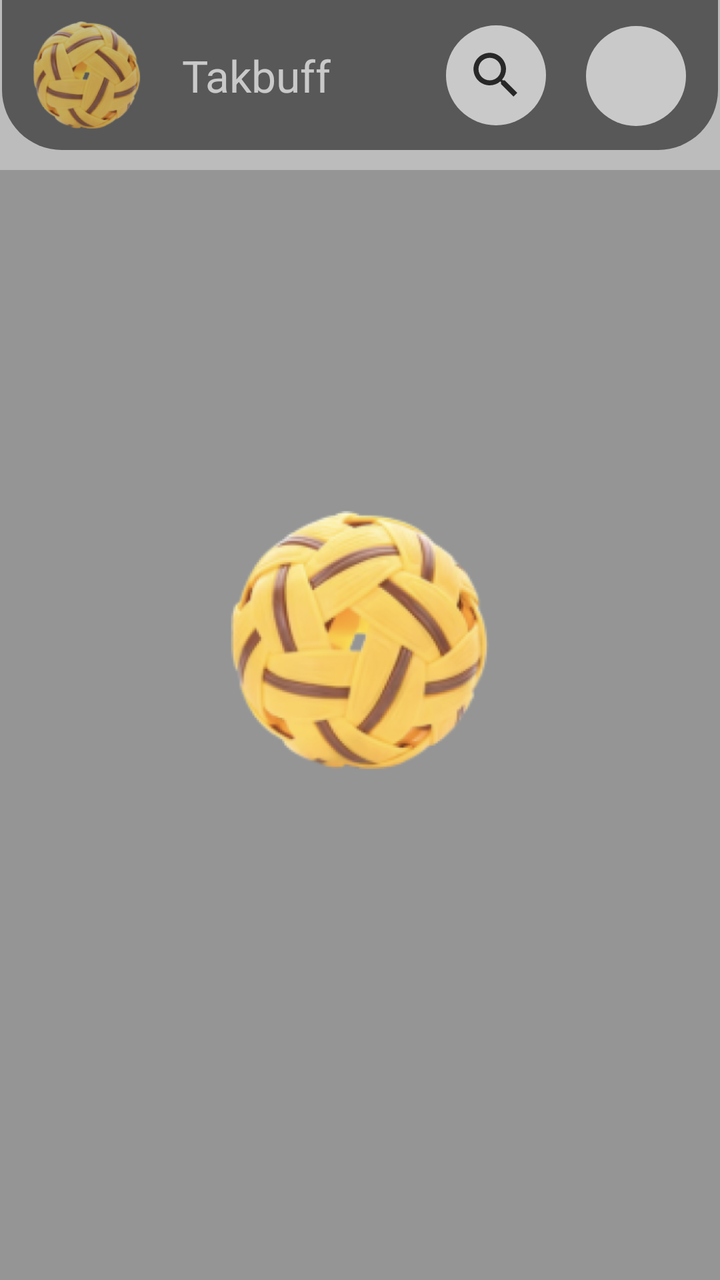
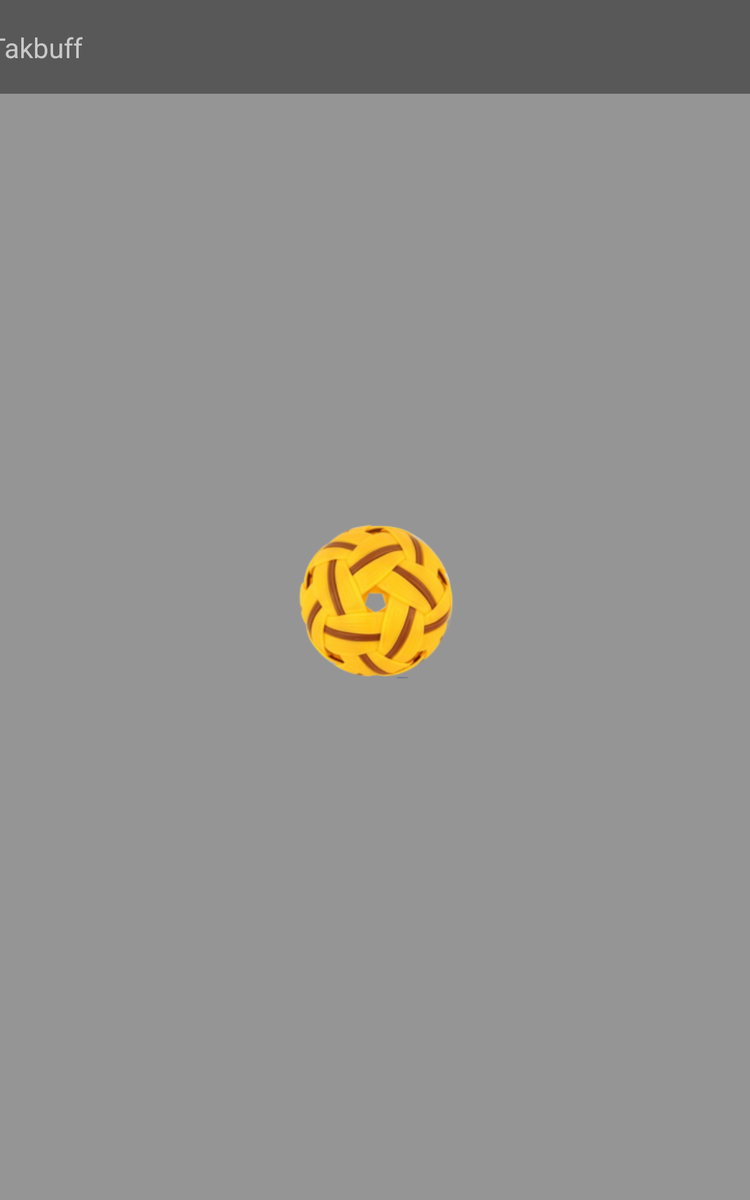

Two renders of one Android screen. The first uses the default layout on a phone; the second uses the alternative layout the repository ships for a different screen configuration, on a matching device. The two XML files are below.
<!-- AndroidManifest.xml: application theme Theme.Takbuff -->
<!-- res/layout/activity_main.xml -->
<?xml version="1.0" encoding="utf-8"?>
<androidx.constraintlayout.widget.ConstraintLayout xmlns:android="http://schemas.android.com/apk/res/android"
    xmlns:app="http://schemas.android.com/apk/res-auto"
    xmlns:tools="http://schemas.android.com/tools"
    android:layout_width="match_parent"
    android:layout_height="match_parent"
    android:background="?attr/background"
    android:fitsSystemWindows="true"
    tools:context=".activities.MainActivity">

    <androidx.constraintlayout.widget.ConstraintLayout
        android:id="@+id/layout_app_info"
        android:layout_width="match_parent"
        android:layout_height="wrap_content"
        android:layout_marginStart="1dp"
        android:layout_marginEnd="1dp"
        android:background="@drawable/bg_banner"
        app:layout_constraintBottom_toTopOf="@id/layout"
        app:layout_constraintEnd_toEndOf="parent"
        app:layout_constraintStart_toStartOf="parent"
        app:layout_constraintTop_toTopOf="parent">

        <ImageView
            android:id="@+id/app_icon"
            android:layout_width="75dp"
            android:layout_height="75dp"
            android:layout_marginStart="5dp"
            android:contentDescription="@string/text_app_logo"
            android:src="@mipmap/ic_launcher_foreground"
            android:transitionName="logo"
            app:layout_constraintBottom_toBottomOf="parent"
            app:layout_constraintEnd_toStartOf="@id/app_name"
            app:layout_constraintStart_toStartOf="parent"
            app:layout_constraintTop_toTopOf="parent" />

        <TextView
            android:id="@+id/app_name"
            android:layout_width="wrap_content"
            android:layout_height="wrap_content"
            android:layout_marginStart="10dp"
            android:text="@string/app_name"
            android:textColor="@color/whiteBright"
            android:textSize="22sp"
            android:transitionName="name"
            app:layout_constraintBottom_toBottomOf="parent"
            app:layout_constraintStart_toEndOf="@id/app_icon"
            app:layout_constraintTop_toTopOf="parent" />

        <ImageView
            android:id="@+id/ic_search"
            android:layout_width="50dp"
            android:layout_height="50dp"
            android:layout_marginEnd="20dp"
            android:background="@drawable/bg_circle"
            android:contentDescription="@string/text_search"
            android:padding="10dp"
            android:src="@drawable/ic_search"
            app:layout_constraintBottom_toBottomOf="parent"
            app:layout_constraintEnd_toStartOf="@id/ic_profile"
            app:layout_constraintTop_toTopOf="parent"
            app:tint="?attr/dark" />

        <ImageView
            android:id="@+id/ic_profile"
            android:layout_width="50dp"
            android:layout_height="50dp"
            android:layout_marginEnd="16dp"
            android:background="@drawable/bg_circle"
            android:contentDescription="@string/profile"
            android:padding="10dp"
            android:transitionName="dp"
            app:layout_constraintBottom_toBottomOf="parent"
            app:layout_constraintEnd_toEndOf="parent"
            app:layout_constraintTop_toTopOf="parent"
            app:layout_constraintVertical_bias="0.52" />

        <androidx.constraintlayout.widget.ConstraintLayout
            android:id="@+id/layout_search"
            android:layout_width="match_parent"
            android:layout_height="75dp"
            android:background="?attr/background"
            android:visibility="gone"
            app:layout_constraintBottom_toBottomOf="parent"
            app:layout_constraintEnd_toEndOf="parent"
            app:layout_constraintTop_toTopOf="parent">

            <ImageView
                android:id="@+id/ic_back"
                android:layout_width="45dp"
                android:layout_height="45dp"
                android:layout_marginStart="5dp"
                android:background="@drawable/bg_circle"
                android:contentDescription="@string/text_back"
                android:padding="12dp"
                android:src="@drawable/ic_left_arrow"
                app:layout_constraintBottom_toBottomOf="parent"
                app:layout_constraintEnd_toStartOf="@id/search_input_text"
                app:layout_constraintStart_toStartOf="parent"
                app:layout_constraintTop_toTopOf="parent"
                app:tint="?attr/dark" />

            <EditText
                android:id="@+id/search_input_text"
                android:layout_width="0dp"
                android:layout_height="match_parent"
                android:autofillHints=""
                android:background="@android:color/transparent"
                android:hint="@string/text_search_here"
                android:inputType="text"
                android:paddingStart="5dp"
                android:paddingEnd="5dp"
                android:textColorHint="?attr/lessDark"
                android:textSize="18sp"
                app:layout_constraintBottom_toBottomOf="parent"
                app:layout_constraintEnd_toStartOf="@id/ic_clear"
                app:layout_constraintStart_toEndOf="@id/ic_back"
                app:layout_constraintTop_toTopOf="parent" />

            <ImageView
                android:id="@+id/ic_clear"
                android:layout_width="45dp"
                android:layout_height="45dp"
                android:layout_marginEnd="10dp"
                android:background="@drawable/bg_circle"
                android:contentDescription="@string/text_clear"
                android:padding="10dp"
                android:src="@drawable/ic_cross"
                app:layout_constraintBottom_toBottomOf="parent"
                app:layout_constraintEnd_toEndOf="parent"
                app:layout_constraintStart_toEndOf="@id/search_input_text"
                app:layout_constraintTop_toTopOf="parent"
                app:tint="?attr/dark" />

        </androidx.constraintlayout.widget.ConstraintLayout>
    </androidx.constraintlayout.widget.ConstraintLayout>

    <androidx.constraintlayout.widget.ConstraintLayout
        android:id="@+id/layout"
        android:layout_width="match_parent"
        android:layout_height="0dp"
        app:layout_constraintBottom_toBottomOf="parent"
        app:layout_constraintEnd_toEndOf="parent"
        app:layout_constraintStart_toStartOf="parent"
        app:layout_constraintTop_toBottomOf="@id/layout_app_info">

        <FrameLayout
            android:id="@+id/container"
            android:layout_width="match_parent"
            android:layout_height="match_parent"
            android:layout_marginTop="10dp"
            android:background="?attr/mildBackground" />

        <androidx.recyclerview.widget.RecyclerView
            android:id="@+id/list_search"
            android:layout_width="match_parent"
            android:layout_height="match_parent"
            android:background="?attr/mildBackground"
            android:overScrollMode="never"
            android:visibility="gone" />
    </androidx.constraintlayout.widget.ConstraintLayout>

    <androidx.constraintlayout.widget.ConstraintLayout
        android:id="@+id/loading_layout"
        android:layout_width="match_parent"
        android:layout_height="match_parent"
        android:background="#36000000">

        <ImageView
            android:id="@+id/loading_app_icon"
            android:layout_width="180dp"
            android:layout_height="180dp"
            android:contentDescription="@string/text_app_logo"
            android:src="@mipmap/ic_launcher_foreground"
            android:transitionName="logo"
            app:layout_constraintBottom_toBottomOf="parent"
            app:layout_constraintEnd_toEndOf="parent"
            app:layout_constraintStart_toStartOf="parent"
            app:layout_constraintTop_toTopOf="parent" />

    </androidx.constraintlayout.widget.ConstraintLayout>

</androidx.constraintlayout.widget.ConstraintLayout>
<!-- resources referenced by this layout -->
<resources>
  <color name="whiteBright">#FFF</color>
  <!-- drawable bg_banner (drawable) -->
  <shape xmlns:android="http://schemas.android.com/apk/res/android"
      android:shape="rectangle">
  
      <solid android:color="@color/banner" />
  
      <corners android:bottomRightRadius="30dp" android:bottomLeftRadius="30dp" />
  </shape>
  <!-- drawable bg_circle (drawable) -->
  <?xml version="1.0" encoding="utf-8"?>
  <shape xmlns:android="http://schemas.android.com/apk/res/android"
      android:shape="rectangle">
      <solid android:color="?attr/colorOnPrimary" />
      <corners android:radius="50dp" />
  </shape>
  <!-- drawable ic_cross (drawable) -->
  <vector xmlns:android="http://schemas.android.com/apk/res/android"
      android:width="24dp"
      android:height="24dp"
      android:viewportWidth="24.0"
      android:viewportHeight="24.0">
      <path
          android:fillColor="?attr/dark"
          android:pathData="M19,6.41L17.59,5 12,10.59 6.41,5 5,6.41 10.59,12 5,17.59 6.41,19 12,13.41 17.59,19 19,17.59 13.41,12z" />
  </vector>
  <!-- drawable ic_left_arrow (drawable) -->
  <vector xmlns:android="http://schemas.android.com/apk/res/android"
      android:width="24dp"
      android:height="24dp"
      android:viewportWidth="24.0"
      android:viewportHeight="24.0">
      <path
          android:fillColor="#FF000000"
          android:pathData="M 16.78125 1.429688 C 16.53125 1.4375 16.296875 1.542969 16.121094 1.722656 L 6.519531 11.320312 C 6.144531 11.695312 6.144531 12.304688 6.519531 12.679688 L 16.121094 22.277344 C 16.359375 22.53125 16.71875 22.632812 17.058594 22.542969 C 17.390625 22.453125 17.65625 22.191406 17.742188 21.855469 C 17.832031 21.519531 17.730469 21.160156 17.480469 20.921875 L 8.558594 12 L 17.480469 3.078125 C 17.761719 2.804688 17.847656 2.382812 17.695312 2.015625 C 17.539062 1.652344 17.175781 1.417969 16.78125 1.429688 Z M 16.78125 1.429688 " />
  </vector>
  <!-- drawable ic_search (drawable) -->
  <vector xmlns:android="http://schemas.android.com/apk/res/android"
      android:width="24dp"
      android:height="24dp"
      android:viewportWidth="24.0"
      android:viewportHeight="24.0">
      <path
          android:fillColor="?attr/dark"
          android:pathData="M15.5,14h-0.79l-0.28,-0.27C15.41,12.59 16,11.11 16,9.5 16,5.91 13.09,3 9.5,3S3,5.91 3,9.5 5.91,16 9.5,16c1.61,0 3.09,-0.59 4.23,-1.57l0.27,0.28v0.79l5,4.99L20.49,19l-4.99,-5zM9.5,14C7.01,14 5,11.99 5,9.5S7.01,5 9.5,5 14,7.01 14,9.5 11.99,14 9.5,14z" />
  </vector>
  <!-- mipmap ic_launcher_foreground: webp bitmap (mipmap-hdpi, 17622 bytes) -->
  <string name="app_name">Takbuff</string>
  <string name="profile">profile</string>
  <string name="text_app_logo">Takbuff Logo</string>
  <string name="text_back">back</string>
  <string name="text_clear">clear</string>
  <string name="text_search">search</string>
  <string name="text_search_here">Search here</string>
  <style name="Theme.Takbuff" parent="Theme.MaterialComponents.DayNight.DarkActionBar">
          <item name="background">@color/white</item>
          <item name="mildBackground">@color/cream</item>
          <item name="bright">@color/whiteBright</item>
          <item name="lessBright">@color/white</item>
          <item name="dark">@color/greyBright</item>
          <item name="lessDark">@color/greyLess</item>
  
          <item name="colorButtonNormal">@color/blue</item>
          
          <item name="android:statusBarColor">@color/banner</item>
          
      </style>
  <color name="banner">#707070</color>
  <color name="white">#EEE</color>
  <color name="cream">#BDBDBD</color>
  <color name="greyBright">#333</color>
  <color name="greyLess">#797979</color>
</resources>
<!-- res/layout-sw600dp/activity_main.xml (the repository's variant of the layout above) -->
<!-- drawn on a 7-inch tablet held upright -->
<?xml version="1.0" encoding="utf-8"?>
<androidx.constraintlayout.widget.ConstraintLayout xmlns:android="http://schemas.android.com/apk/res/android"
    xmlns:app="http://schemas.android.com/apk/res-auto"
    xmlns:tools="http://schemas.android.com/tools"
    android:layout_width="match_parent"
    android:layout_height="match_parent"
    android:background="?attr/background"
    tools:context=".SplashActivity">

    <androidx.constraintlayout.widget.ConstraintLayout
        android:id="@+id/layout_main"
        android:layout_width="800dp"
        android:layout_height="match_parent"
        android:background="?attr/mildBackground"
        app:layout_constraintBottom_toBottomOf="parent"
        app:layout_constraintEnd_toEndOf="parent"
        app:layout_constraintStart_toStartOf="parent"
        app:layout_constraintTop_toTopOf="parent">

        <androidx.constraintlayout.widget.ConstraintLayout
            android:id="@+id/layout_app_info"
            android:layout_width="match_parent"
            android:layout_height="wrap_content"
            android:layout_marginStart="1dp"
            android:layout_marginEnd="1dp"
            android:background="@drawable/bg_banner"
            app:layout_constraintBottom_toTopOf="@id/layout"
            app:layout_constraintEnd_toEndOf="parent"
            app:layout_constraintStart_toStartOf="parent"
            app:layout_constraintTop_toTopOf="parent">

            <ImageView
                android:id="@+id/app_icon"
                android:layout_width="75dp"
                android:layout_height="75dp"
                android:layout_marginStart="5dp"
                android:contentDescription="@string/text_app_logo"
                android:src="@mipmap/ic_launcher_foreground"
                android:transitionName="logo"
                app:layout_constraintBottom_toBottomOf="parent"
                app:layout_constraintEnd_toStartOf="@id/app_name"
                app:layout_constraintStart_toStartOf="parent"
                app:layout_constraintTop_toTopOf="parent" />

            <TextView
                android:id="@+id/app_name"
                android:layout_width="wrap_content"
                android:layout_height="wrap_content"
                android:layout_marginStart="10dp"
                android:text="@string/app_name"
                android:textColor="@color/whiteBright"
                android:textSize="22sp"
                android:transitionName="name"
                app:layout_constraintBottom_toBottomOf="parent"
                app:layout_constraintStart_toEndOf="@id/app_icon"
                app:layout_constraintTop_toTopOf="parent" />

            <ImageView
                android:id="@+id/ic_search"
                android:layout_width="50dp"
                android:layout_height="50dp"
                android:layout_marginEnd="20dp"
                android:background="@drawable/bg_circle"
                android:contentDescription="@string/text_search"
                android:padding="10dp"
                android:src="@drawable/ic_search"
                app:layout_constraintBottom_toBottomOf="parent"
                app:layout_constraintEnd_toEndOf="parent"
                app:layout_constraintTop_toTopOf="parent"
                app:tint="?attr/dark" />

            <androidx.constraintlayout.widget.ConstraintLayout
                android:id="@+id/layout_search"
                android:layout_width="350dp"
                android:layout_height="50dp"
                android:layout_marginEnd="20dp"
                android:background="@drawable/bg_circle"
                android:visibility="gone"
                app:layout_constraintBottom_toBottomOf="parent"
                app:layout_constraintEnd_toEndOf="parent"
                app:layout_constraintTop_toTopOf="parent">

                <ImageView
                    android:id="@+id/ic_back"
                    android:layout_width="45dp"
                    android:layout_height="45dp"
                    android:layout_marginStart="5dp"
                    android:background="@drawable/bg_circle"
                    android:contentDescription="@string/text_back"
                    android:padding="12dp"
                    android:src="@drawable/ic_left_arrow"
                    app:layout_constraintBottom_toBottomOf="parent"
                    app:layout_constraintEnd_toStartOf="@id/search_input_text"
                    app:layout_constraintStart_toStartOf="parent"
                    app:layout_constraintTop_toTopOf="parent"
                    app:tint="?attr/dark" />

                <EditText
                    android:id="@+id/search_input_text"
                    android:layout_width="0dp"
                    android:layout_height="match_parent"
                    android:autofillHints=""
                    android:background="@android:color/transparent"
                    android:hint="@string/text_search_here"
                    android:inputType="text"
                    android:paddingStart="5dp"
                    android:paddingEnd="5dp"
                    android:textColorHint="?attr/lessDark"
                    android:textSize="18sp"
                    app:layout_constraintBottom_toBottomOf="parent"
                    app:layout_constraintEnd_toStartOf="@id/ic_clear"
                    app:layout_constraintStart_toEndOf="@id/ic_back"
                    app:layout_constraintTop_toTopOf="parent" />

                <ImageView
                    android:id="@+id/ic_clear"
                    android:layout_width="45dp"
                    android:layout_height="45dp"
                    android:layout_marginEnd="5dp"
                    android:background="@drawable/bg_circle"
                    android:contentDescription="@string/text_clear"
                    android:padding="10dp"
                    android:src="@drawable/ic_cross"
                    app:layout_constraintBottom_toBottomOf="parent"
                    app:layout_constraintEnd_toEndOf="parent"
                    app:layout_constraintStart_toEndOf="@id/search_input_text"
                    app:layout_constraintTop_toTopOf="parent"
                    app:tint="?attr/dark" />

            </androidx.constraintlayout.widget.ConstraintLayout>
        
        </androidx.constraintlayout.widget.ConstraintLayout>

        <androidx.constraintlayout.widget.ConstraintLayout
            android:id="@+id/layout"
            android:layout_width="match_parent"
            android:layout_height="0dp"
            app:layout_constraintBottom_toBottomOf="parent"
            app:layout_constraintEnd_toEndOf="parent"
            app:layout_constraintHorizontal_bias="0.0"
            app:layout_constraintStart_toStartOf="parent"
            app:layout_constraintTop_toBottomOf="@id/layout_app_info">

            <FrameLayout
                android:id="@+id/container"
                android:layout_width="match_parent"
                android:layout_height="match_parent" />

            <androidx.recyclerview.widget.RecyclerView
                android:id="@+id/list_search"
                android:layout_width="match_parent"
                android:layout_height="match_parent"
                android:overScrollMode="never"
                android:visibility="gone" />
        
        </androidx.constraintlayout.widget.ConstraintLayout>
    
    </androidx.constraintlayout.widget.ConstraintLayout>

    <androidx.constraintlayout.widget.ConstraintLayout
        android:id="@+id/loading_layout"
        android:layout_width="match_parent"
        android:layout_height="match_parent"
        android:background="#36000000">

        <ImageView
            android:id="@+id/loading_app_icon"
            android:layout_width="180dp"
            android:layout_height="180dp"
            android:contentDescription="@string/text_app_logo"
            android:src="@mipmap/ic_launcher_foreground"
            android:transitionName="logo"
            app:layout_constraintBottom_toBottomOf="parent"
            app:layout_constraintEnd_toEndOf="parent"
            app:layout_constraintStart_toStartOf="parent"
            app:layout_constraintTop_toTopOf="parent" />

    </androidx.constraintlayout.widget.ConstraintLayout>

</androidx.constraintlayout.widget.ConstraintLayout>
<!-- resources referenced by the variant -->
<!-- as a 7-inch tablet held upright resolves them -->
<resources>
  <color name="whiteBright">#FFF</color>
  <!-- drawable bg_banner (drawable) -->
  <shape xmlns:android="http://schemas.android.com/apk/res/android"
      android:shape="rectangle">
  
      <solid android:color="@color/banner" />
  
      <corners android:bottomRightRadius="30dp" android:bottomLeftRadius="30dp" />
  </shape>
  <!-- drawable bg_circle (drawable) -->
  <?xml version="1.0" encoding="utf-8"?>
  <shape xmlns:android="http://schemas.android.com/apk/res/android"
      android:shape="rectangle">
      <solid android:color="?attr/colorOnPrimary" />
      <corners android:radius="50dp" />
  </shape>
  <!-- drawable ic_cross (drawable) -->
  <vector xmlns:android="http://schemas.android.com/apk/res/android"
      android:width="24dp"
      android:height="24dp"
      android:viewportWidth="24.0"
      android:viewportHeight="24.0">
      <path
          android:fillColor="?attr/dark"
          android:pathData="M19,6.41L17.59,5 12,10.59 6.41,5 5,6.41 10.59,12 5,17.59 6.41,19 12,13.41 17.59,19 19,17.59 13.41,12z" />
  </vector>
  <!-- drawable ic_left_arrow (drawable) -->
  <vector xmlns:android="http://schemas.android.com/apk/res/android"
      android:width="24dp"
      android:height="24dp"
      android:viewportWidth="24.0"
      android:viewportHeight="24.0">
      <path
          android:fillColor="#FF000000"
          android:pathData="M 16.78125 1.429688 C 16.53125 1.4375 16.296875 1.542969 16.121094 1.722656 L 6.519531 11.320312 C 6.144531 11.695312 6.144531 12.304688 6.519531 12.679688 L 16.121094 22.277344 C 16.359375 22.53125 16.71875 22.632812 17.058594 22.542969 C 17.390625 22.453125 17.65625 22.191406 17.742188 21.855469 C 17.832031 21.519531 17.730469 21.160156 17.480469 20.921875 L 8.558594 12 L 17.480469 3.078125 C 17.761719 2.804688 17.847656 2.382812 17.695312 2.015625 C 17.539062 1.652344 17.175781 1.417969 16.78125 1.429688 Z M 16.78125 1.429688 " />
  </vector>
  <!-- drawable ic_search (drawable) -->
  <vector xmlns:android="http://schemas.android.com/apk/res/android"
      android:width="24dp"
      android:height="24dp"
      android:viewportWidth="24.0"
      android:viewportHeight="24.0">
      <path
          android:fillColor="?attr/dark"
          android:pathData="M15.5,14h-0.79l-0.28,-0.27C15.41,12.59 16,11.11 16,9.5 16,5.91 13.09,3 9.5,3S3,5.91 3,9.5 5.91,16 9.5,16c1.61,0 3.09,-0.59 4.23,-1.57l0.27,0.28v0.79l5,4.99L20.49,19l-4.99,-5zM9.5,14C7.01,14 5,11.99 5,9.5S7.01,5 9.5,5 14,7.01 14,9.5 11.99,14 9.5,14z" />
  </vector>
  <!-- mipmap ic_launcher_foreground: webp bitmap (mipmap-hdpi, 17622 bytes) -->
  <string name="app_name">Takbuff</string>
  <string name="text_app_logo">Takbuff Logo</string>
  <string name="text_back">back</string>
  <string name="text_clear">clear</string>
  <string name="text_search">search</string>
  <string name="text_search_here">Search here</string>
  <style name="Theme.Takbuff" parent="Theme.MaterialComponents.DayNight.DarkActionBar">
          <item name="background">@color/white</item>
          <item name="mildBackground">@color/cream</item>
          <item name="bright">@color/whiteBright</item>
          <item name="lessBright">@color/white</item>
          <item name="dark">@color/greyBright</item>
          <item name="lessDark">@color/greyLess</item>
  
          <item name="colorButtonNormal">@color/blue</item>
          
          <item name="android:statusBarColor">@color/banner</item>
          
      </style>
  <color name="banner">#707070</color>
  <color name="white">#EEE</color>
  <color name="cream">#BDBDBD</color>
  <color name="greyBright">#333</color>
  <color name="greyLess">#797979</color>
</resources>
